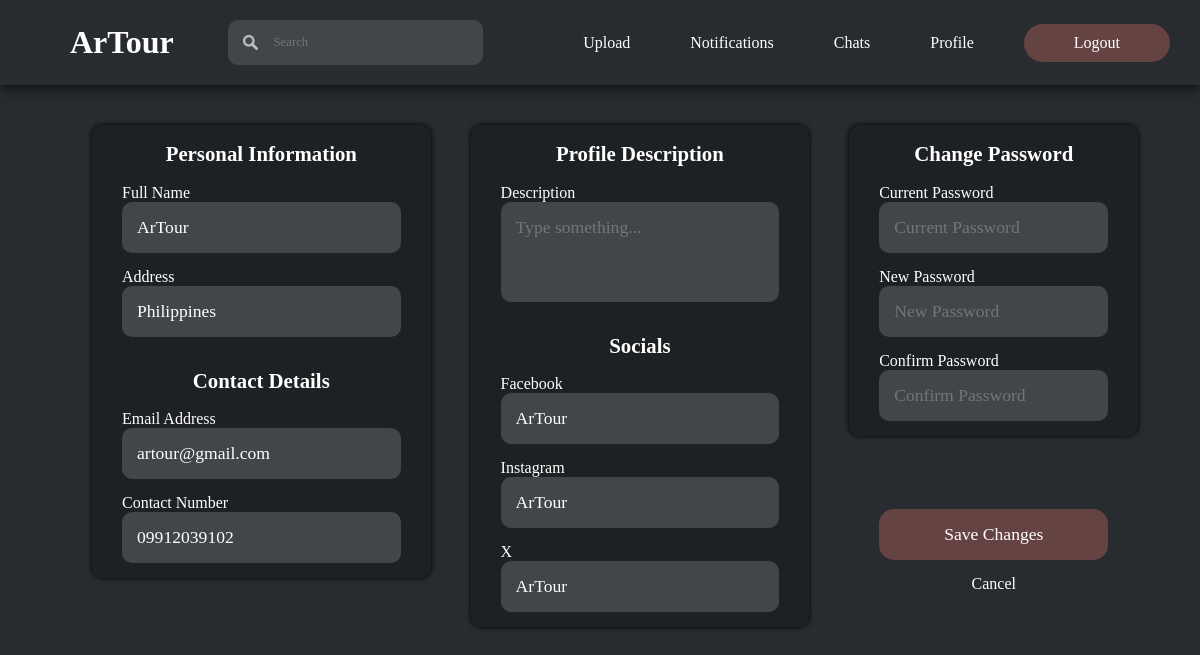
The page /html/editprofile.php (signed in) on the database its author committed.
### tables this page shows
CREATE TABLE `users` (
  `profileId` int(11) NOT NULL,
  `profileType` int(11) NOT NULL,
  `profileName` varchar(255) NOT NULL,
  `profilePassword` varchar(255) NOT NULL,
  `profileDescription` varchar(255) NOT NULL,
  `profileAddress` varchar(255) NOT NULL,
  `profileEmail` varchar(255) NOT NULL,
  `profileNumber` varchar(11) NOT NULL,
  `profileFacebook` varchar(255) NOT NULL,
  `profileInstagram` varchar(255) NOT NULL,
  `profileX` varchar(255) NOT NULL,
  `profilePicture` varchar(255) NOT NULL,
  `dateCreated` date NOT NULL,
  `activeStatus` int(11) NOT NULL,
  `reportStatus` int(11) NOT NULL,
  `resetToken` varchar(64) DEFAULT NULL,
  `resetTokenExpire` datetime DEFAULT NULL
);

### html/editprofile.php (the view, shortened to what this page needs)
<!DOCTYPE html>
<html lang="en">
<head>
    <link rel="stylesheet" href="../css/editprofile.css">
</head>
<body>
    <?php
        $DBHost = "localhost";
        $DBUser = "root";
        $DBPass = "";
        $DBName = "artourdb";
        $conn = mysqli_connect($DBHost, $DBUser, $DBPass, $DBName);
        $getUser = "SELECT * FROM users WHERE profileId='".$_SESSION['userId']."'";
        $result = mysqli_query($conn, $getUser);
        $account = mysqli_fetch_assoc($result);
    ?>
    <header>
        <div class="mainheader">
            <div class="logo">
                <h1> ArTour </h1>
            </div>
            <div class="search">
                <form action="search.php" method="POST">
                    <img src="../images/searchicon.png" alt="">
                    <input type="search" id="search" name="search" placeholder="Search">
                </form>
            </div>
            <div class="navigation">
                <nav class="sections">
                    <a href="uploadimage.php"> Upload </a>
                    <a href="notifications.php"> Notifications </a>
                    <a href="chats.php"> Chats </a>
                    <a href="profile.php"> Profile </a>
                    <a class="button" href="logout.php"> Logout </a>
                </nav>
            </div>
        </div>
    </header>
    <main>
        <section class="form">
            <form method="POST">
                <div class="column">
                    <h1> Personal Information </h1>
                    <label for="name">Full Name</label>
                    <input type="text" id="name" name="name" placeholder="Full Name" value="<?php echo $account['profileName']; ?>" required>
                    <label for="address">Address</label>
                    <input type="text" id="address" name="address" placeholder="Address" value="<?php echo $account['profileAddress']; ?>" required>
                    <h1> Contact Details </h1>
                    <label for="email">Email Address</label>
                    <input type="email" id="email" name="email" placeholder="Email Address" value="<?php echo $account['profileEmail']; ?>" required>
                    <label for="number">Contact Number</label>
                    <input type="text" id="number" name="number" placeholder="Contact Number" value="<?php echo $account['profileNumber']; ?>" required>
                </div>
                <div class="column">
                    <h1> Profile Description</h1>
                    <label for="description">Description</label>
                    <textarea id="description" name="description" placeholder="Type something..." ><?php echo $account['profileDescription']; ?></textarea>
                    <h1> Socials </h1>
                    <label for="facebook">Facebook</label>
                    <input type="text" id="facebook" name="facebook" placeholder="Facebook Account" value="<?php echo $account['profileFacebook']; ?>" required>
                    <label for="instagram">Instagram</label>
                    <input type="textarea" id="instagram" name="instagram" placeholder="Instagram Account" value="<?php echo $account['profileInstagram']; ?>"  required>
                    <label for="x">X</label>
                    <input type="textarea" id="x" name="x" placeholder="X Account" value="<?php echo $account['profileX']; ?>"  required>
                </div>
                <div class="saveColumn">
                    <div class="passwordColumn">
                        <h1> Change Password </h1>
                        <label for="current">Current Password</label>
                        <input type="password" id="current" name="current" placeholder="Current Password">
                        <label for="new">New Password</label>
                        <input type="password" id="new" name="new" minlength="8" placeholder="New Password">
                        <label for="confirm">Confirm Password</label>
                        <input type="password" id="confirm" name="confirm" minlength="8" placeholder="Confirm Password">
                    </div>
                    <div class="actions">
                        <input type="submit" name="submit" value="Save Changes">
                        <a class="return" href="profile.php"> Cancel </a>
                    </div>
                </div>
            </form>
        </section>
    </main>
</body>
</html>

### css/editprofile.css (style rules this page uses)
body { background-color: #282b30; background-size: cover; font-family: 'Century Gothic'; padding: 0; margin: 0; }
header { background-color: #282b30; display: flex; flex-direction: column; box-shadow: 0 0 15px black; width: 100%; position:sticky; top: 0; z-index: 99; }
.mainheader { display: flex; justify-content: space-between; align-items: center; }
.logo h1 { position:relative; left: 70px; color: white; margin: 0; }
.search { width: 20%; }
.search form { display: flex; align-items: center; flex-direction: row; background: #424549; border-radius: 10px; width: 100%; padding-left: 15px; }
.search form img { width: 15px; height: 15px; }
.search form input#search { background: #424549; padding: 15px; width: 100%; border: none; outline: none; box-sizing: border-box; font-family: "Century Gothic"; color: white; border-radius: 10px; margin: 0; font-size: 0.8em; }
.navigation { display: flex; flex-direction: row; }
nav { display: flex; align-items: center; }
main { background-size: cover; display: flex; justify-content: center; align-items: center; }
form { display: flex; flex-direction: row; margin: 20px; height: 90%; width: 90%; }
form h1 { font-size: 2.5em; color: white; text-align: center; }
form input, form textarea { background: #424549; padding: 15px; margin-bottom: 30px; width: 100%; border: none; outline: none; box-sizing: border-box; font-family: "Century Gothic"; font-size: 1.1em; color: white; border-radius: 10px; }
textarea { height: 100px; resize: none; }
.column, .passwordColumn, .actions { display: flex; flex-direction: column; justify-content: center; padding: 0px 80px; margin: 20px; height: 100%; background-color: #1e2124; color: white; box-shadow: 0px 0px 5px black; border-radius: 10px; width: 100%; }
.actions { background-color: transparent; box-shadow: 0px 0px 5px transparent; }
.saveColumn { display: flex; flex-direction: column; justify-content: center; }
.return { text-align: center; }
@media screen and (max-width: 1800px ) { .column, .passwordColumn, .actions { padding: 0px 30px; } }
@media screen and (max-width: 1800px ) { .column h1, .passwordColumn h1, .actions h1 { font-size: 1.3em; } }
@media screen and (max-width: 1800px ) { form input, form textarea { margin-bottom: 15px; } }

### rows shown on the page
users: name "ArTour", address "Philippines", email "artour@gmail.com", number "09912039102", facebook "ArTour", instagram "ArTour", x "ArTour"
